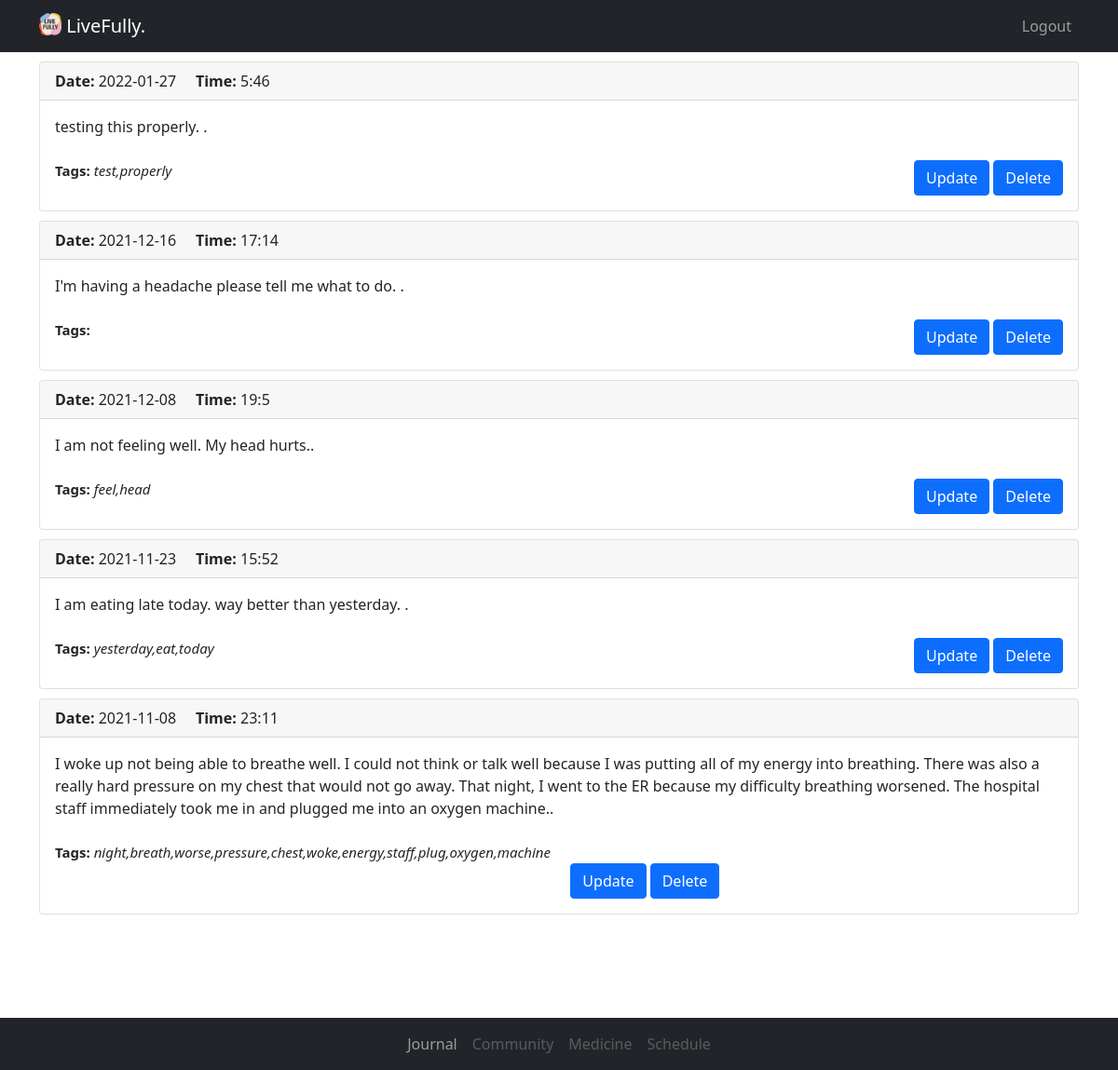
/view-logs (signed in), run on the app's committed database.
### models.py (models this page shows)
class Log(db.Model):
    id = db.Column(db.Integer, primary_key=True)
    text = db.Column(db.Text, nullable=False)
    dateCreated = db.Column(db.DateTime(timezone=True), default=func.now())
    tags = db.Column(db.String(200), default='')
    polarity = db.Column(db.Float, default=0.0)
    subjectivity = db.Column(db.Float, default=0.0)
    author = db.Column(db.Integer, db.ForeignKey(
        'user.id', ondelete='CASCADE'), nullable=False)

### views.py (the view)
@views.route('/view-logs')
@login_required
def create_log():
    logs = Log.query.filter_by(
        author=current_user.id).order_by(desc(Log.dateCreated))
    return render_template('logs.html', user=current_user, logs=logs)

### __init__.py (called while the page is built)
def create_app():
    app = Flask(__name__)
    app.config['SECRET_KEY'] = 'guhyam'
    app.config['SQLALCHEMY_DATABASE_URI'] = f'sqlite:///{DB_NAME}'
    db.init_app(app)
    from .views import views
    from .auth import auth
    app.register_blueprint(views, url_prefix='/')
    app.register_blueprint(auth, url_prefix='/')
    from .models import User, Log
    create_database(app)
    login_manager = LoginManager()
    login_manager.login_view = 'auth.login'
    login_manager.init_app(app)
    @login_manager.user_loader
    def load_user(id):
        return User.query.get(int(id))
    return app

### templates/logs.html
{% extends "base.html" %} {% block title %} Logs {% endblock %} {% block content
%}
<div style="margin-top: 10px; margin-bottom: 15%">
  {% for log in logs %}
  <div class="card" style="margin-top: 10px">
    <div class="card-header">
      <b>Date: </b>{{log.dateCreated.date()}}&nbsp;&nbsp;&nbsp;&nbsp;
      <b>Time: </b>{{ log.dateCreated.time().hour }}:{{
      log.dateCreated.time().minute}}<br />
    </div>
    <div class="card-body">
      {{log.text}}<br /><br />
      <div>
        <div class="row">
          <div class="col" style="font-size: 15px">
            <b>Tags:</b><i> {{log.tags}}</i>
          </div>
          <div class="col-8" align="right">
            <a href="/update/{{log.id}}" class="btn btn-primary">Update</a>
            <a href="/delete/{{log.id}}" class="btn btn-primary">Delete</a>
          </div>
        </div>
      </div>
    </div>
  </div>
  {% endfor %}
</div>
{% endblock %}

### templates/base.html (shortened to what this page needs)
<!DOCTYPE html>
<html lang="en">
  <head>
    <link
      href="https://cdn.jsdelivr.net/npm/bootstrap@5.1.3/dist/css/bootstrap.min.css"
      rel="stylesheet"
    />
    <link
      rel="stylesheet"
      href="https://cdn.jsdelivr.net/npm/bootstrap-icons@1.6.1/font/bootstrap-icons.css"
    />
  </head>
  <body>
    <nav
      class="navbar sticky-top navbar-expand-lg navbar-dark bg-dark"
      role="navigation"
    >
      <div class="container">
        <a class="navbar-brand" href="/home"
          ><img
            src="{{url_for('static', filename='images/splash.png')}}"
            alt=""
            width="24"
            height="24"
            class="d-inline-block align-text-top"
          />
          LiveFully.</a
        >
        <div class="navbar-expand">
          <div class="navbar-nav">
            {% if user.is_authenticated %}
            <a class="nav-item nav-link" href="/logout">Logout</a>
            {% else %}
            <a class="nav-item nav-link" href="/login">Login</a>
            <a class="nav-item nav-link" href="/sign-up">Sign Up</a>
            {% endif %}
          </div>
        </div>
      </div>
    </nav>
    <div class="container">{% block content %}{% endblock %}</div>
    {% if user.is_authenticated %}
    <nav
      class="navbar fixed-bottom navbar-expand-lg navbar-dark bg-dark"
      role="navigation"
    >
      <div class="container" style="height: 40px">
        <div class="navbar-expand" id="navbar">
          <div
            class="
              navbar-nav
              position-absolute
              top-50
              start-50
              translate-middle
            "
          >
            <a class="nav-item nav-link" href="/view-logs">Journal</a>
            <a class="nav-item nav-link disabled" href="/community"
              >Community</a
            >
            <a class="nav-item nav-link disabled" href="/medication"
              >Medicine</a
            >
            <a class="nav-item nav-link disabled" href="/appointments"
              >Schedule</a
            >
          </div>
        </div>
      </div>
    </nav>
    {% endif %}
  </body>
</html>

### data on the page
Log: dateCreated "2022-01-27", dateCreated.time "5", dateCreated.time "46", text "testing this properly. .", tags "test,properly"
Log: dateCreated "2021-12-16", dateCreated.time "17", dateCreated.time "14", text "I'm having a headache please tell me what to do. ."
Log: dateCreated "2021-12-08", dateCreated.time "19", dateCreated.time "5", text "I am not feeling well. My head hurts..", tags "feel,head"
Log: dateCreated "2021-11-23", dateCreated.time "15", dateCreated.time "52", text "I am eating late today. way better than yesterday. .", tags "yesterday,eat,today"
Log: dateCreated "2021-11-08", dateCreated.time "23", dateCreated.time "11", text "I woke up not being able to breathe well. I could not think or talk well because I was putting all of my energy into breathing. There was also a really hard pressure on my chest that would not go away. That night, I went to the ER because my difficulty breathing worsened. The hospital staff immediately took me in and plugged me into an oxygen machine..", tags "night,breath,worse,pressure,chest,woke,energy,staff,plug,oxygen,machine"
